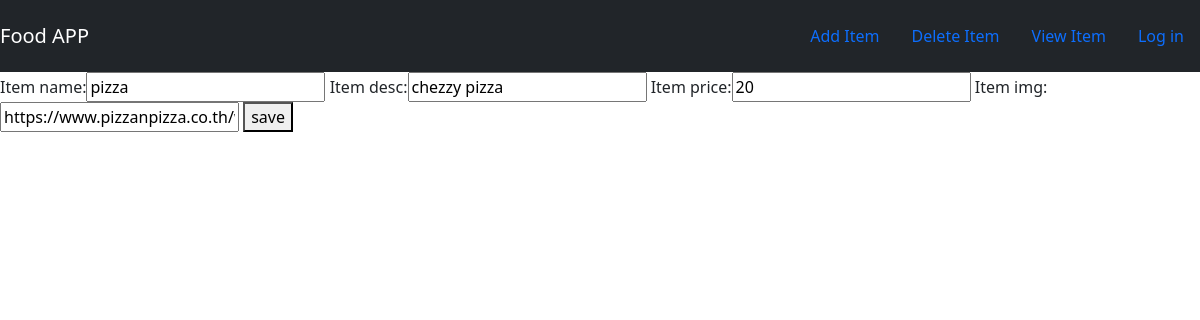
The page /food/update/1 on the database as committed earlier.
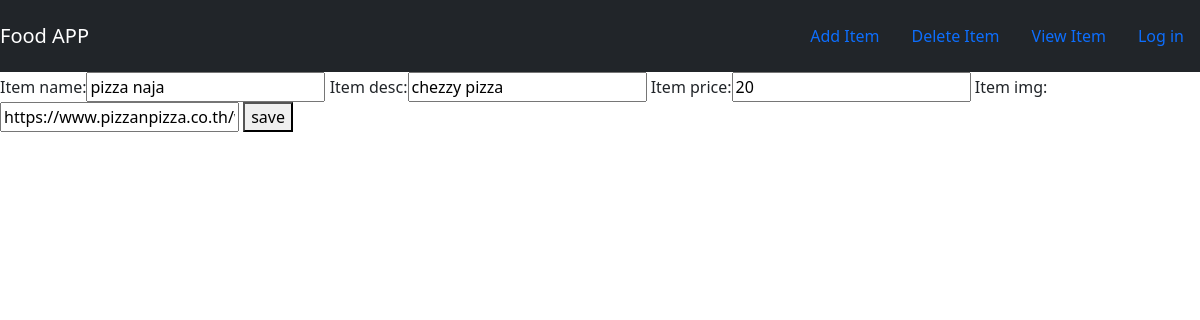
The same page on the database as committed later.
### food/models.py (models this page shows, shortened)
class Item(models.Model):
    user_name = models.ForeignKey(User, on_delete=models.CASCADE, default=1)
    item_name = models.CharField(max_length=200)
    item_desc = models.CharField(max_length=200)
    item_price = models.IntegerField()
    item_img = models.CharField(max_length=500, default="https://image.shutterstock.com/image-vector/dish-sketch-vector-illustration-isolated-260nw-582588370.jpg")

### food/views.py (the view)
# urls.py: path('update/<int:id>', views.update_item, name="update_item"),
def update_item(request, id):
    item = Item.objects.get(pk=id)
    form = ItemForm(request.POST or None, instance=item)
    if form.is_valid():
        form.save()
        return redirect('food:index')
    context = {
        'form':form
    }
    return render(request, 'food/item-form.html', context  )

### food/forms.py
class ItemForm (ModelForm):
    class Meta:
        model = Item
        fields = ['item_name', 'item_desc', 'item_price', 'item_img']

### food/templates/food/item-form.html (shortened to what this page needs)
{% extends 'food/base.html'%}
{% block body %}
<form method="POST">
    {{form}}
    <button type="submit" > save </button>
</form>
{% endblock %}

### food/templates/food/base.html (shortened to what this page needs)
{% load static %}
<!DOCTYPE html>
<html lang="en">
<head>
    <link rel="stylesheet" href="{% static 'food/style.css' %}">
    <link href="https://cdn.jsdelivr.net/npm/bootstrap@5.1.3/dist/css/bootstrap.min.css" rel="stylesheet">
</head>
<body>
    <nav class="navbar navbar-dark bg-dark ">
        <a href="#" class="navbar-brand">Food APP</a>
        <div class="navbar">
            <a class="nav-item nav-link" href="{% url 'food:create_item' %}"> Add Item  </a>
            <a class="nav-item nav-link " href="#"> Delete Item  </a>
            <a class="nav-item nav-link " href="#"> View Item  </a>
            {% if user.is_authenticated %}
                <a class="nav-item nav-link "   href="{% url 'logout' %}"> Log OUT </a>
                <a class="nav-item nav-link "   href="{% url 'profile' %}"> profile </a>
            {% else %}
                <a  class="nav-item nav-link " href="{% url 'login' %}"> Log in</a>
            {% endif %}
        </div>
    </nav>
    {% block body %}
    {% endblock %}
</body>
</html>

### food/static/food/style.css (style rules this page uses)
body { background-color: rgba(228, 225, 225, 0.808); }

Rows that differ between the two databases and show on the page:
changed Item "chezzy pizza": item_name "pizza" → "pizza naja"
